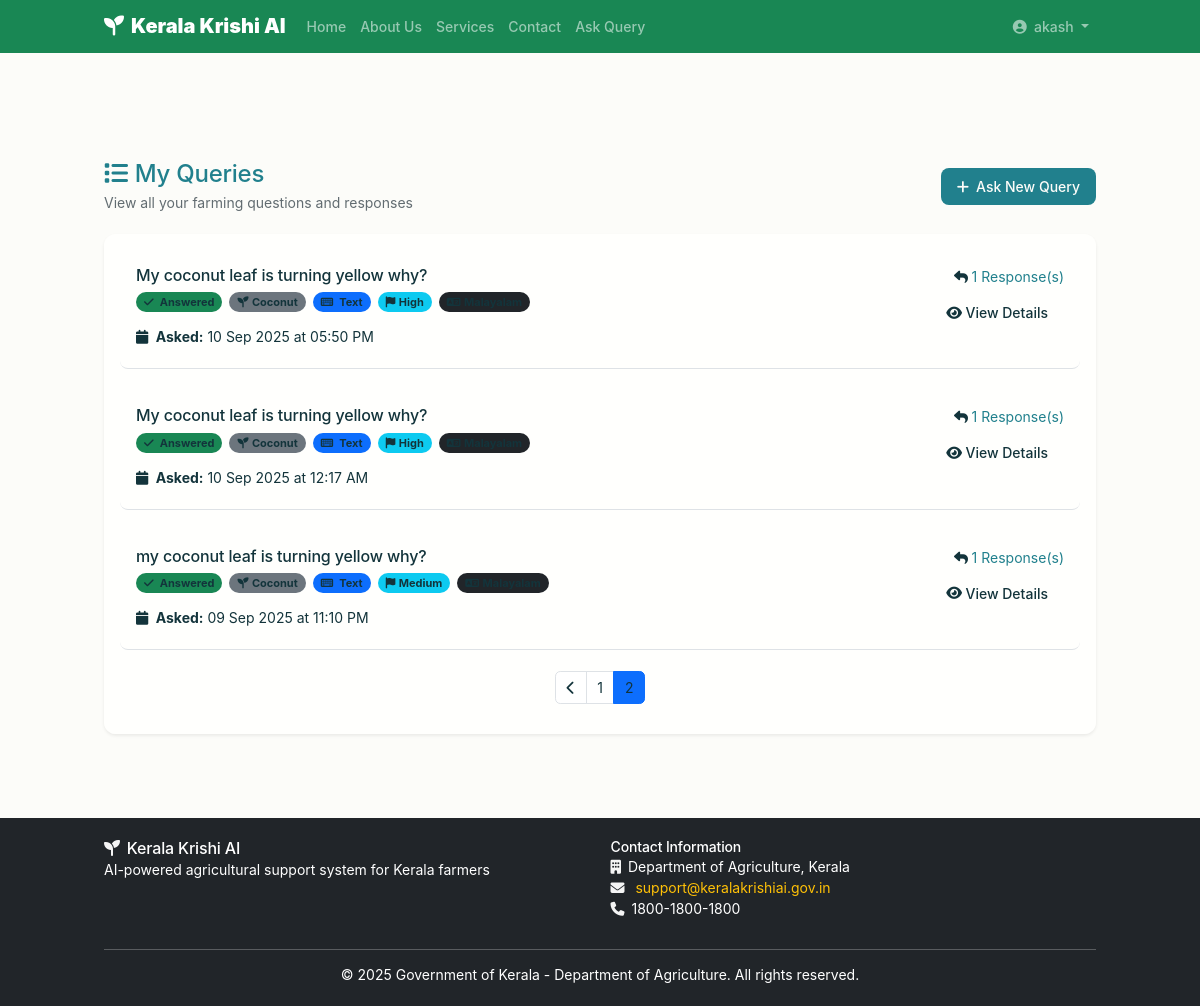
The app's page /dashboard/my-queries?page=2 (signed in) with its own data.
### models/user.py (models this page shows, shortened)
    class User(UserMixin, db.Model):
        __tablename__ = 'users'
        id = db.Column(db.Integer, primary_key=True)
        username = db.Column(db.String(80), unique=True, nullable=False)
        email = db.Column(db.String(120), unique=True, nullable=True)
        phone = db.Column(db.String(15), unique=True, nullable=False)
        password_hash = db.Column(db.String(128), nullable=False)
        full_name = db.Column(db.String(100), nullable=False)
        age = db.Column(db.Integer, nullable=True)
        gender = db.Column(db.String(10), nullable=True)
        district = db.Column(db.String(50), nullable=True)
        block = db.Column(db.String(50), nullable=True)
        village = db.Column(db.String(50), nullable=True)
        pin_code = db.Column(db.String(10), nullable=True)
        farm_size = db.Column(db.Float, nullable=True)  # in acres
        primary_crops = db.Column(db.Text, nullable=True)  # JSON string of crops
        farming_experience = db.Column(db.Integer, nullable=True)  # in years
        farm_type = db.Column(db.String(50), nullable=True)  # organic, conventional, mixed
        preferred_language = db.Column(db.String(5), default='ml', nullable=False)  # ml = Malayalam, en = English
        notification_preferences = db.Column(db.Text, nullable=True)  # JSON string of notification settings
        is_active = db.Column(db.Boolean, default=True, nullable=False)
        is_verified = db.Column(db.Boolean, default=False, nullable=False)
        created_at = db.Column(db.DateTime, default=datetime.utcnow, nullable=False)
        updated_at = db.Column(db.DateTime, default=datetime.utcnow, onupdate=datetime.utcnow, nullable=False)
        last_login = db.Column(db.DateTime, nullable=True)
        queries = db.relationship('FarmerQuery', backref='farmer', lazy=True, cascade='all, delete-orphan')

### models/query.py (models this page shows, shortened)
    class FarmerQuery(db.Model):
        __tablename__ = 'farmer_queries'
        id = db.Column(db.Integer, primary_key=True)
        farmer_id = db.Column(db.Integer, db.ForeignKey('users.id'), nullable=False)
        query_text = db.Column(db.Text, nullable=False)
        query_type = db.Column(db.String(50), nullable=False)  # text, voice, image
        language = db.Column(db.String(5), default='ml', nullable=False)
        image_path = db.Column(db.String(255), nullable=True)
        audio_path = db.Column(db.String(255), nullable=True)
        crop_type = db.Column(db.String(50), nullable=True)
        season = db.Column(db.String(20), nullable=True)
        location = db.Column(db.String(100), nullable=True)
        urgency = db.Column(db.String(10), default='medium', nullable=False)  # low, medium, high, urgent
        status = db.Column(db.String(20), default='pending', nullable=False)  # pending, processing, answered, escalated
        confidence_score = db.Column(db.Float, nullable=True)  # AI confidence in answer
        created_at = db.Column(db.DateTime, default=datetime.utcnow, nullable=False)
        updated_at = db.Column(db.DateTime, default=datetime.utcnow, onupdate=datetime.utcnow, nullable=False)
        responses = db.relationship('QueryResponse', backref='query', lazy=True, cascade='all, delete-orphan')

### routes/dashboard.py (the view)
@dashboard_bp.route('/my-queries')
@login_required
def my_queries():
    FarmerQuery = current_app.FarmerQuery
    page = request.args.get('page', 1, type=int)
    per_page = 10
    queries = FarmerQuery.query.filter_by(farmer_id=current_user.id)\
                              .order_by(FarmerQuery.created_at.desc())\
                              .paginate(page=page, per_page=per_page, error_out=False)
    return render_template('dashboard/my_queries.html', queries=queries)

### app.py (called while the page is built)
@login_manager.user_loader
def load_user(user_id):
    return User.query.get(int(user_id))

@app.context_processor
def inject_models():
    return {
        'User': User,
        'FarmerQuery': FarmerQuery,
        'QueryResponse': QueryResponse
    }

def format_dt_local(dt, fmt='%d %b %Y at %I:%M %p'):
    if not dt:
        return ''
    try:
        if dt.tzinfo is None:
            dt = dt.replace(tzinfo=timezone.utc)
        if ZoneInfo is not None:
            dt_local = dt.astimezone(ZoneInfo('Asia/Kolkata'))
        else:
            dt_local = dt.astimezone()
        return dt_local.strftime(fmt)
    except Exception:
        return dt.strftime(fmt)

### templates/dashboard/my_queries.html (shortened to what this page needs)
{% extends "base.html" %}
{% block content %}
<section class="dashboard-section py-5 mt-5">
    <div class="container">
        <div class="row mb-4">
            <div class="col-12">
                <div class="d-flex justify-content-between align-items-center">
                    <div>
                        <h2 class="text-success mb-1">
                            <i class="fas fa-list me-2"></i>My Queries
                        </h2>
                        <p class="text-muted mb-0">View all your farming questions and responses</p>
                    </div>
                    <a href="{{ url_for('query.ask_query') }}" class="btn btn-success">
                        <i class="fas fa-plus me-2"></i>Ask New Query
                    </a>
                </div>
            </div>
        </div>
        <div class="row">
            <div class="col-12">
                <div class="card border-0 shadow-sm">
                    <div class="card-body">
                        {% if queries.items %}
                            {% for query in queries.items %}
                            <div class="query-item border-bottom pb-4 mb-4">
                                <div class="row">
                                    <div class="col-md-8">
                                        <h5 class="text-dark mb-2">{{ query.query_text[:150] }}{% if query.query_text|length > 150 %}...{% endif %}</h5>
                                        <div class="d-flex gap-2 mb-3">
                                            <span class="badge bg-{{ 'success' if query.status == 'answered' else 'warning' if query.status == 'pending' else 'info' }}">
                                                <i class="fas fa-{{ 'check' if query.status == 'answered' else 'clock' if query.status == 'pending' else 'info-circle' }} me-1"></i>
                                                {{ query.status.title() }}
                                            </span>
                                            {% if query.crop_type %}
                                            <span class="badge bg-secondary">
                                                <i class="fas fa-seedling me-1"></i>{{ query.crop_type }}
                                            </span>
                                            {% endif %}
                                            <span class="badge bg-primary">
                                                <i class="fas fa-{{ 'microphone' if query.query_type == 'voice' else 'camera' if query.query_type == 'image' else 'keyboard' }} me-1"></i>
                                                {{ query.query_type.title() }}
                                            </span>
                                            <span class="badge bg-info">
                                                <i class="fas fa-flag me-1"></i>{{ query.urgency.title() }}
                                            </span>
                                            <span class="badge bg-dark">
                                                <i class="fas fa-language me-1"></i>{{ 'Malayalam' if query.language == 'ml' else 'English' }}
                                            </span>
                                        </div>
                                        <div class="text-muted">
                                            <i class="fas fa-calendar me-1"></i>
                                            <strong>Asked:</strong> {{ query.created_at|format_dt_local('%d %b %Y at %I:%M %p') }}
                                        </div>
                                    </div>
                                    <div class="col-md-4 text-end">
                                        <div class="mb-2">
                                            {% if query.responses %}
                                                <span class="text-success">
                                                    <i class="fas fa-reply me-1"></i>{{ query.responses|length }} Response(s)
                                                </span>
                                            {% else %}
                                                <span class="text-muted">
                                                    <i class="fas fa-hourglass-half me-1"></i>Awaiting Response
                                                </span>
                                            {% endif %}
                                        </div>
                                        <a href="{{ url_for('dashboard.view_query', query_id=query.id) }}" class="btn btn-outline-success btn-sm">
                                            <i class="fas fa-eye me-1"></i>View Details
                                        </a>
                                    </div>
                                </div>
                            </div>
                            {% endfor %}
                            {% if queries.pages > 1 %}
                            <nav aria-label="Query pagination">
                                <ul class="pagination justify-content-center">
                                    {% if queries.has_prev %}
                                    <li class="page-item">
                                        <a class="page-link" href="{{ url_for('dashboard.my_queries', page=queries.prev_num) }}">
                                            <i class="fas fa-chevron-left"></i>
                                        </a>
                                    </li>
                                    {% endif %}
                                    {% for page_num in queries.iter_pages() %}
                                        {% if page_num %}
                                            {% if page_num != queries.page %}
                                            <li class="page-item">
                                                <a class="page-link" href="{{ url_for('dashboard.my_queries', page=page_num) }}">{{ page_num }}</a>
                                            </li>
                                            {% else %}
                                            <li class="page-item active">
                                                <span class="page-link">{{ page_num }}</span>
                                            </li>
                                            {% endif %}
                                        {% else %}
                                        <li class="page-item disabled">
                                            <span class="page-link">...</span>
                                        </li>
                                        {% endif %}
                                    {% endfor %}
                                </ul>
                            </nav>
                            {% endif %}
                        {% endif %}
                    </div>
                </div>
            </div>
        </div>
    </div>
</section>
{% endblock %}

### templates/base.html (shortened to what this page needs)
<!DOCTYPE html>
<html lang="en">
<head>
    <link href="https://cdn.jsdelivr.net/npm/bootstrap@5.3.0/dist/css/bootstrap.min.css" rel="stylesheet">
    <link rel="stylesheet" href="https://cdnjs.cloudflare.com/ajax/libs/font-awesome/6.4.0/css/all.min.css">
    <link rel="stylesheet" href="{{ url_for('static', filename='css/style.css') }}">
</head>
<body>
    <nav class="navbar navbar-expand-lg navbar-dark bg-success fixed-top">
        <div class="container">
            <a class="navbar-brand d-flex align-items-center" href="{{ url_for('index') }}">
                <i class="fas fa-seedling me-2"></i>
                <strong>Kerala Krishi AI</strong>
            </a>
            <div class="collapse navbar-collapse" id="navbarNav">
                <ul class="navbar-nav me-auto">
                    <li class="nav-item">
                        <a class="nav-link" href="{{ url_for('index') }}">Home</a>
                    </li>
                    <li class="nav-item">
                        <a class="nav-link" href="{{ url_for('about') }}">About Us</a>
                    </li>
                    <li class="nav-item">
                        <a class="nav-link" href="{{ url_for('services') }}">Services</a>
                    </li>
                    <li class="nav-item">
                        <a class="nav-link" href="{{ url_for('contact') }}">Contact</a>
                    </li>
                    {% if current_user.is_authenticated %}
                    <li class="nav-item">
                        <a class="nav-link" href="{{ url_for('query.ask_query') }}">Ask Query</a>
                    </li>
                    {% endif %}
                </ul>
                <ul class="navbar-nav">
                    {% if current_user.is_authenticated %}
                    <li class="nav-item dropdown">
                        <a class="nav-link dropdown-toggle" href="#" id="navbarDropdown" role="button" data-bs-toggle="dropdown">
                            <i class="fas fa-user-circle me-1"></i>
                            {{ current_user.full_name }}
                        </a>
                    </li>
                    {% endif %}
                </ul>
            </div>
        </div>
    </nav>
    <main class="main-content">
        {% block content %}{% endblock %}
    </main>
    <footer class="bg-dark py-4 mt-5">
        <div class="container">
            <div class="row">
                <div class="col-md-6">
                    <h5 style="color: white !important;">
                        <i class="fas fa-seedling me-2"></i>Kerala Krishi AI
                    </h5>
                    <p style="color: white !important;">
                        AI-powered agricultural support system for Kerala farmers
                    </p>
                </div>
                <div class="col-md-6">
                    <h6 style="color: white !important;">Contact Information</h6>
                    <p style="color: white !important;">
                        <i class="fas fa-building me-2"></i>Department of Agriculture, Kerala<br>
                        <i class="fas fa-envelope me-2"></i>
                        <a href="mailto:support@keralakrishiai.gov.in" style="color: #ffc107 !important; text-decoration: none;">
                            support@keralakrishiai.gov.in
                        </a><br>
                        <i class="fas fa-phone me-2"></i>1800-1800-1800
                    </p>
                </div>
            </div>
            <hr style="border-color: white;">
            <div class="row">
                <div class="col-12 text-center">
                    <p style="color: white !important; margin-bottom: 0;">
                        &copy; 2025 Government of Kerala - Department of Agriculture. All rights reserved.
                    </p>
                </div>
            </div>
        </div>
    </footer>
</body>
</html>

### records on screen
User: full_name "akash"
FarmerQuery: query_text "My coconut leaf is turning yellow why?", status "Answered", crop_type "Coconut", query_type "Text", urgency "High", created_at "10 Sep 2025 at 05:50 PM", responses|length "1"
FarmerQuery: query_text "My coconut leaf is turning yellow why?", status "Answered", crop_type "Coconut", query_type "Text", urgency "High", created_at "10 Sep 2025 at 12:17 AM", responses|length "1"
FarmerQuery: query_text "my coconut leaf is turning yellow why?", status "Answered", crop_type "Coconut", query_type "Text", urgency "Medium", created_at "09 Sep 2025 at 11:10 PM", responses|length "1"

### other values on screen
{{ page_num }} "1"
{{ page_num }} "2"
